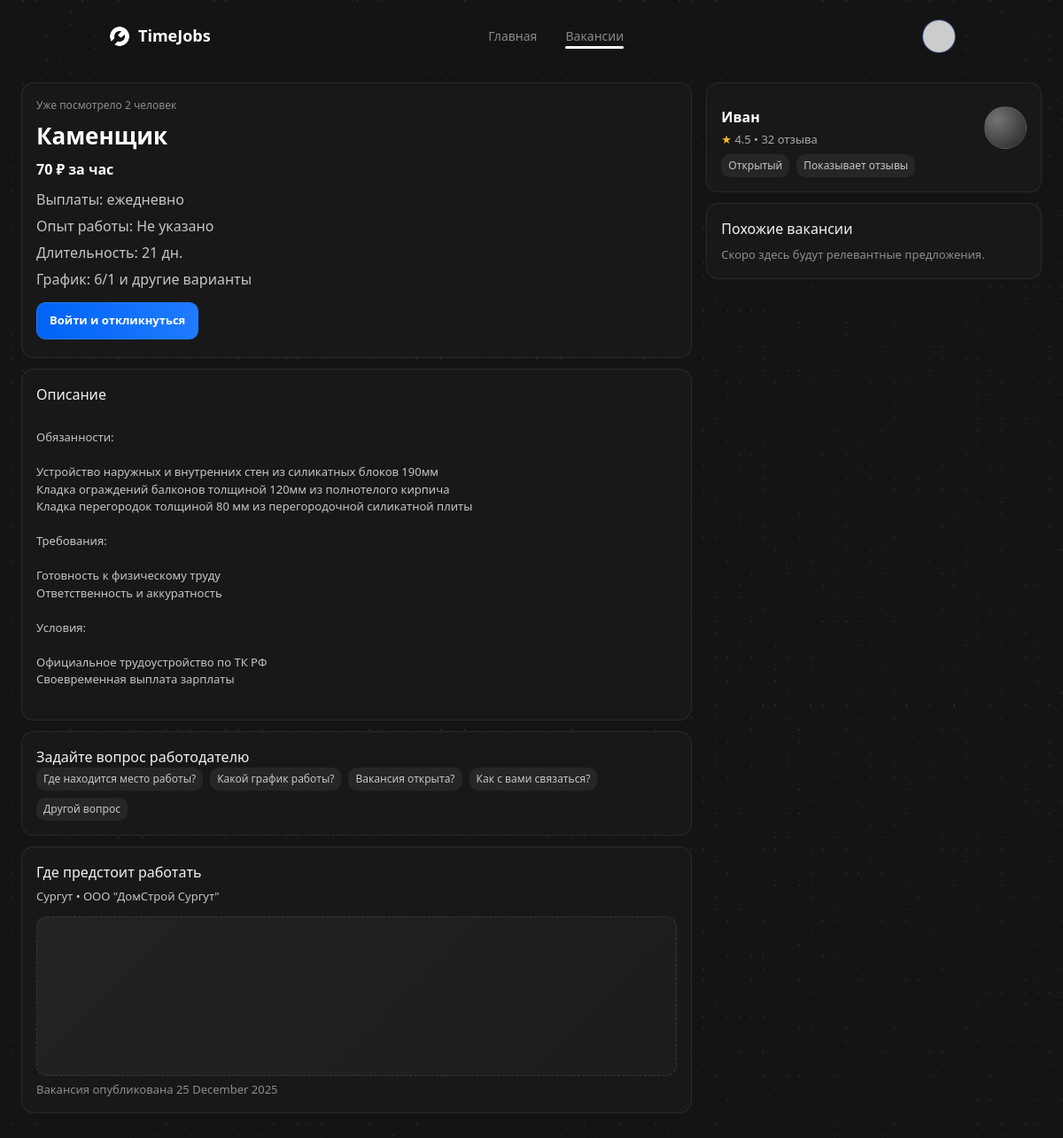
Screenshot of /vacancies/2 with the database file from the repository.
### app.py (models this page shows)
class Job(db.Model):
    id = db.Column(db.Integer, primary_key=True)
    employer_id = db.Column(db.Integer, db.ForeignKey('user.id'), nullable=False)
    title = db.Column(db.String(200), nullable=False)
    description = db.Column(db.Text)
    city = db.Column(db.String(120))
    specialization = db.Column(db.String(120))
    wage = db.Column(db.Float, default=0)
    pay_type = db.Column(db.String(20), default='shift')  # shift, hourly
    duration_days = db.Column(db.Integer, default=1)
    status = db.Column(db.String(20), default='pending')  # pending, approved, rejected
    created_at = db.Column(db.DateTime, default=datetime.datetime.utcnow)
    view_count = db.Column(db.Integer, default=0)
    experience_level = db.Column(db.String(50))
    employment_type = db.Column(db.String(50))
    tariff = db.Column(db.String(50))
    employer = db.relationship('User', backref='jobs')

class User(db.Model, UserMixin):
    id = db.Column(db.Integer, primary_key=True)
    name = db.Column(db.String(120), nullable=False)
    first_name = db.Column(db.String(120))
    last_name = db.Column(db.String(120))
    middle_name = db.Column(db.String(120))
    gender = db.Column(db.String(20))
    city = db.Column(db.String(120))
    birth_date = db.Column(db.Date)
    email = db.Column(db.String(120), unique=True, nullable=False)
    password_hash = db.Column(db.String(255), nullable=False)
    role = db.Column(db.String(20), default='worker')  # worker, employer, moderator
    phone = db.Column(db.String(50))
    education = db.Column(db.String(255))
    exp_years = db.Column(db.Integer, default=0)
    avatar_url = db.Column(db.String(255))
    deposit = db.Column(db.Float, default=0)
    rating = db.Column(db.Float, default=0)
    educations = db.relationship('WorkerEducation', backref='user', lazy=True, cascade='all, delete-orphan')
    experiences = db.relationship('WorkerExperience', backref='user', lazy=True, cascade='all, delete-orphan')
    skills = db.relationship('WorkerSkill', backref='user', lazy=True, cascade='all, delete-orphan')

### app.py (the view)
@app.route('/vacancies/<int:job_id>')
def vacancy_detail(job_id):
    job = Job.query.get_or_404(job_id)
    if job.status != 'approved':
        if not (current_user.is_authenticated and
                current_user.role == 'employer' and
                job.employer_id == current_user.id):
            flash('Something went wrong.', 'error')
            return redirect(url_for('vacancies'))
    today = datetime.date.today().isoformat()
    viewed = session.get('viewed_jobs', {})
    last_view = viewed.get(str(job.id))
    if last_view != today:
        job.view_count = (job.view_count or 0) + 1
        viewed[str(job.id)] = today
        session['viewed_jobs'] = viewed
        db.session.commit()
    return render_template('vacancies/detail.html', job=job)

### app.py (called while the page is built, shortened)
@app.context_processor
def inject_globals():
    import urllib.parse
    from flask import request, url_for
    def default_avatar(name):
        n = urllib.parse.quote_plus(name or "U")
        return f"https://ui-avatars.com/api/?background=4CFA00&color=fff&name={n}"
    def get_active_page():
        path = request.path
        if path == url_for('index'):
            return 'index'
        if path.startswith(url_for('vacancies')):
            return 'vacancies'
    return dict(
        current_user=current_user,
        default_avatar=default_avatar,
        active_page=get_active_page()
    )

@app.before_request
def _ensure_db_initialized():
    global _db_initialized
    if not _db_initialized:
        init_db()
        _db_initialized = True

### templates/vacancies/detail.html (shortened to what this page needs)
{% extends "base.html" %}
{% block content %}
{% set exp_label = {
    'no_exp':'Без опыта',
    '1_3':'От 1 до 3 лет',
    '3_6':'От 3 до 6 лет',
    '6_plus':'Более 6 лет'
}.get(job.experience_level, 'Не указано') %}
{% set wf_map = {'office':'На месте работодателя','remote':'Удалённо','hybrid':'Гибрид','travel':'Разъездной'} %}
<div class="hh-detail">
    <div class="hh-detail-main">
        <div class="glass-card hh-info-card">
            <div class="hh-card__meta">Уже посмотрело {{ job.view_count or 0 }} человек</div>
            <h1 class="hh-card__title" style="font-size: 26px;">{{ job.title }}</h1>
            <div class="hh-card__salary">
                {% if job.wage %}
                    {{ '%.0f'|format(job.wage) }} ₽ {% if job.pay_type == 'hourly' %}за час{% else %}за смену{% endif %}
                {% else %}
                    Оплата не указана
                {% endif %}
            </div>
            <ul class="hh-detail-list">
                <li>Выплаты: {% if job.pay_type == 'hourly' %}ежедневно{% else %}за смену{% endif %}</li>
                <li>Опыт работы: {{ exp_label }}</li>
                {% if job.duration_days %}<li>Длительность: {{ job.duration_days }} дн.</li>{% endif %}
                <li>График: 6/1 и другие варианты</li>
            </ul>
            <div class="hh-cta" style="margin: 12px 0 4px;">
                {% if current_user.is_authenticated and current_user.role == 'worker' %}
                    <form method="post" action="{{ url_for('apply', job_id=job.id) }}" style="display:flex; gap:10px; flex-wrap:wrap;">
                        <button type="submit" class="hh-button primary">Откликнуться</button>
                    </form>
                {% elif not current_user.is_authenticated %}
                    <a href="{{ url_for('login') }}" class="hh-button primary">Войти и откликнуться</a>
                {% endif %}
            </div>
        </div>
        <div class="glass-card hh-side-card">
            <h3 style="margin-bottom: 8px;">Описание</h3>
            <p class="profile-text" style="white-space: pre-line; color: hsl(var(--twc-grey-200)); margin-top: 6px;">
                {{ job.description or 'Описание не указано' }}
            </p>
        </div>
        <div class="glass-card hh-side-card">
            <h3>Задайте вопрос работодателю</h3>
            <div class="hh-tag-pills">
                <span class="hh-tag">Где находится место работы?</span>
                <span class="hh-tag">Какой график работы?</span>
                <span class="hh-tag">Вакансия открыта?</span>
                <span class="hh-tag">Как с вами связаться?</span>
                <span class="hh-tag">Другой вопрос</span>
            </div>
        </div>
        <div class="glass-card hh-side-card">
            <h3>Где предстоит работать</h3>
            <p class="profile-text" style="margin: 6px 0 12px; color: hsl(var(--twc-grey-200));">
                {{ job.city or 'Город не указан' }}
                {% if job.specialization %} • {{ job.specialization }}{% endif %}
            </p>
            <div class="map-placeholder"></div>
            <p class="profile-text" style="color: hsl(var(--twc-grey-400)); margin-top: 6px;">
                Вакансия опубликована {{ job.created_at.strftime('%d %B %Y') if job.created_at else '' }}
            </p>
        </div>
    </div>
    <aside class="hh-detail-side">
        <div class="glass-card hh-side-card">
            <div class="hh-company">
                <div>
                    <p class="hh-company__name">{{ job.employer.name if job.employer else 'Компания' }}</p>
                    <div class="hh-rating">
                        <span class="hh-star">★</span> 4.5 • 32 отзыва
                    </div>
                </div>
                <div class="hh-logo"></div>
            </div>
            <div class="hh-tag-pills">
                <span class="hh-tag">Открытый</span>
                <span class="hh-tag">Показывает отзывы</span>
            </div>
        </div>
        <div class="glass-card hh-side-card">
            <h3 style="margin-bottom: 8px;">Похожие вакансии</h3>
            <p class="profile-text" style="color: hsl(var(--twc-grey-400));">Скоро здесь будут релевантные предложения.</p>
        </div>
    </aside>
</div>
{% endblock %}

### static/css/style.css (style rules this page uses)
:root { --tj-accent: #4CFA00; }
.glass-card { background: hsl(var(--twc-grey-950) / var(--twc-grey-950-opacity, var(--tw-bg-opacity))); }
html[data-theme="dark"] body { --tw-bg-opacity: 1; background-color: hsl(var(--twc-grey-1000) / var(--tw-bg-opacity)); color: hsl(var(--twc-grey-50) / 1); }
.profile-text { font-size: 13px; color: hsl(var(--twc-grey-200) / 1); }
.hh-card__meta { font-size: 12px; color: hsl(var(--twc-grey-400)); margin-bottom: 6px; }
.hh-card__title { font-size: 18px; font-weight: 700; margin: 0 0 6px; color: #fff; }
.hh-card__salary { font-size: 16px; font-weight: 600; color: #fff; margin-bottom: 6px; }
.hh-tag { background: rgba(255,255,255,0.06); color: hsl(var(--twc-grey-200)); font-size: 12px; padding: 4px 8px; border-radius: 10px; }
.hh-logo { width: 48px; height: 48px; border-radius: 50%; background: radial-gradient(circle at 30% 30%, rgba(255,255,255,0.4), rgba(255,255,255,0.05)); border: 1px solid rgba(255,255,255,0.08); }
.hh-company { display: flex; justify-content: space-between; align-items: center; margin: 10px 0 6px; }
.hh-company__name { font-weight: 600; color: #fff; margin: 0 0 4px; }
.hh-rating { font-size: 13px; color: hsl(var(--twc-grey-300)); }
.hh-star { color: #fbbf24; }
.hh-cta { display: flex; gap: 10px; flex-wrap: wrap; }
.hh-button { padding: 10px 14px; border-radius: 10px; border: 1px solid rgba(255,255,255,0.12); background: rgba(255,255,255,0.06); color: #fff; font-weight: 600; text-decoration: none; font-size: 13px; cursor: pointer; }
.hh-button.primary { background: linear-gradient(90deg, #0063f7, #1f7bff); border-color: #1f7bff; }
.hh-detail { display: grid; grid-template-columns: minmax(0, 1.8fr) minmax(0, 0.9fr); gap: 16px; padding: 20px 24px 60px; }
.hh-detail-main { padding: 18px 20px; border-radius: 16px; border: 1px solid rgba(255,255,255,0.08); }
.hh-detail-list { list-style: none; padding: 0; margin: 10px 0 14px; color: hsl(var(--twc-grey-200)); line-height: 1.5; }
.hh-detail-list li { margin-bottom: 6px; }
.hh-tag-pills { display: flex; gap: 8px; flex-wrap: wrap; }
.map-placeholder { height: 180px; border-radius: 12px; background: linear-gradient(135deg, rgba(255,255,255,0.05), rgba(255,255,255,0.02)); border: 1px dashed rgba(255,255,255,0.12); }
.hh-detail-side { display: flex; flex-direction: column; gap: 12px; }
.hh-side-card { padding: 16px; border-radius: 14px; border: 1px solid rgba(255,255,255,0.08); }
.hh-detail-main { display: flex; flex-direction: column; gap: 12px; padding: 0; border: none; background: transparent; }
.hh-info-card { padding: 16px; border-radius: 14px; border: 1px solid rgba(255,255,255,0.08); }

### rows the page displays
Job: view_count "2", title "Каменщик", wage "70", duration_days "21", description "Обязанности: Устройство наружных и внутренних стен из силикатных блоков 190мм Кладка ограждений балконов толщиной 120мм из полнотелого кирпича Кладка перегородок толщиной 80 мм из перегородочной силикатной плиты Требования: Готовность к физическому труду Ответственность и аккуратность Условия: Официальное трудоустройство по ТК РФ Своевременная выплата зарплаты", city "Сургут", specialization "ООО \"ДомСтрой Сургут\"", created_at "25 December 2025"
User: employer "Иван"

### other values shown
{{ exp_label }} "Не указано"
